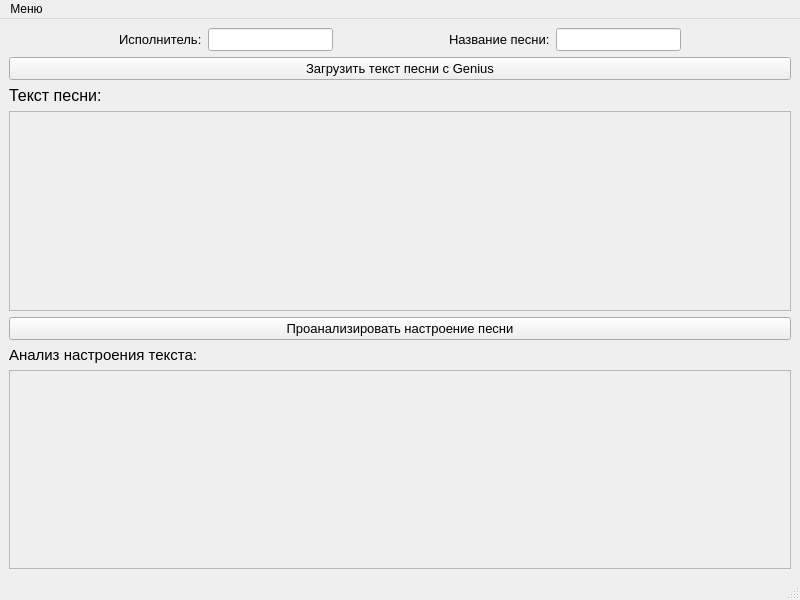
<?xml version="1.0" encoding="UTF-8"?>
<ui version="4.0">
 <class>MainWindow</class>
 <widget class="QMainWindow" name="MainWindow">
  <property name="geometry">
   <rect>
    <x>0</x>
    <y>0</y>
    <width>800</width>
    <height>600</height>
   </rect>
  </property>
  <property name="windowTitle">
   <string>LyricsMood</string>
  </property>
  <property name="windowIcon">
   <iconset>
    <normaloff>lmood.ico</normaloff>lmood.ico</iconset>
  </property>
  <property name="toolButtonStyle">
   <enum>Qt::ToolButtonTextOnly</enum>
  </property>
  <widget class="QWidget" name="centralwidget">
   <layout class="QVBoxLayout" name="verticalLayout">
    <item>
     <layout class="QHBoxLayout" name="horizontalLayout">
      <item>
       <spacer name="horizontalSpacer_3">
        <property name="orientation">
         <enum>Qt::Horizontal</enum>
        </property>
        <property name="sizeHint" stdset="0">
         <size>
          <width>40</width>
          <height>20</height>
         </size>
        </property>
       </spacer>
      </item>
      <item>
       <widget class="QLabel" name="l_artist">
        <property name="font">
         <font>
          <pointsize>10</pointsize>
         </font>
        </property>
        <property name="text">
         <string>Исполнитель:</string>
        </property>
       </widget>
      </item>
      <item>
       <widget class="QLineEdit" name="le_artist">
        <property name="font">
         <font>
          <pointsize>10</pointsize>
         </font>
        </property>
       </widget>
      </item>
      <item>
       <spacer name="horizontalSpacer">
        <property name="orientation">
         <enum>Qt::Horizontal</enum>
        </property>
        <property name="sizeHint" stdset="0">
         <size>
          <width>40</width>
          <height>20</height>
         </size>
        </property>
       </spacer>
      </item>
      <item>
       <widget class="QLabel" name="l_title">
        <property name="font">
         <font>
          <pointsize>10</pointsize>
         </font>
        </property>
        <property name="text">
         <string>Название песни:</string>
        </property>
       </widget>
      </item>
      <item>
       <widget class="QLineEdit" name="le_title">
        <property name="font">
         <font>
          <pointsize>10</pointsize>
         </font>
        </property>
       </widget>
      </item>
      <item>
       <spacer name="horizontalSpacer_2">
        <property name="orientation">
         <enum>Qt::Horizontal</enum>
        </property>
        <property name="sizeHint" stdset="0">
         <size>
          <width>40</width>
          <height>20</height>
         </size>
        </property>
       </spacer>
      </item>
     </layout>
    </item>
    <item>
     <widget class="QPushButton" name="pb_load_lyrics">
      <property name="font">
       <font>
        <pointsize>10</pointsize>
       </font>
      </property>
      <property name="text">
       <string>Загрузить текст песни c Genius</string>
      </property>
     </widget>
    </item>
    <item>
     <widget class="QLabel" name="l_lyrics">
      <property name="font">
       <font>
        <pointsize>12</pointsize>
       </font>
      </property>
      <property name="text">
       <string>Текст песни:</string>
      </property>
     </widget>
    </item>
    <item>
     <widget class="QScrollArea" name="sa_lyrics">
      <property name="widgetResizable">
       <bool>true</bool>
      </property>
      <widget class="QWidget" name="scrollAreaWidgetContents">
       <property name="geometry">
        <rect>
         <x>0</x>
         <y>0</y>
         <width>776</width>
         <height>173</height>
        </rect>
       </property>
       <layout class="QVBoxLayout" name="verticalLayout_2">
        <item>
         <widget class="QLabel" name="t_lyrics">
          <property name="font">
           <font>
            <pointsize>12</pointsize>
           </font>
          </property>
          <property name="text">
           <string/>
          </property>
         </widget>
        </item>
       </layout>
      </widget>
     </widget>
    </item>
    <item>
     <widget class="QPushButton" name="pb_analyze_tone">
      <property name="font">
       <font>
        <pointsize>10</pointsize>
       </font>
      </property>
      <property name="text">
       <string>Проанализировать настроение песни</string>
      </property>
     </widget>
    </item>
    <item>
     <widget class="QLabel" name="l_tone_analysis">
      <property name="font">
       <font>
        <pointsize>11</pointsize>
       </font>
      </property>
      <property name="text">
       <string>Анализ настроения текста:</string>
      </property>
     </widget>
    </item>
    <item>
     <widget class="QScrollArea" name="sa_tone_analysis">
      <property name="widgetResizable">
       <bool>true</bool>
      </property>
      <widget class="QWidget" name="scrollAreaWidgetContents_2">
       <property name="geometry">
        <rect>
         <x>0</x>
         <y>0</y>
         <width>776</width>
         <height>173</height>
        </rect>
       </property>
       <layout class="QVBoxLayout" name="verticalLayout_3">
        <item>
         <widget class="QLabel" name="t_tone_analysis">
          <property name="font">
           <font>
            <pointsize>12</pointsize>
           </font>
          </property>
          <property name="text">
           <string/>
          </property>
         </widget>
        </item>
       </layout>
      </widget>
     </widget>
    </item>
   </layout>
  </widget>
  <widget class="QMenuBar" name="menubar">
   <property name="geometry">
    <rect>
     <x>0</x>
     <y>0</y>
     <width>800</width>
     <height>26</height>
    </rect>
   </property>
   <widget class="QMenu" name="menu">
    <property name="title">
     <string>Меню</string>
    </property>
    <widget class="QMenu" name="m_save_lyrics">
     <property name="font">
      <font>
       <pointsize>10</pointsize>
      </font>
     </property>
     <property name="title">
      <string>Сохранить текст песни как</string>
     </property>
     <addaction name="a_txt"/>
     <addaction name="a_tag"/>
    </widget>
    <addaction name="a_audio_file"/>
    <addaction name="m_save_lyrics"/>
    <addaction name="separator"/>
    <addaction name="a_api"/>
   </widget>
   <addaction name="menu"/>
  </widget>
  <widget class="QStatusBar" name="statusbar"/>
  <action name="a_audio_file">
   <property name="text">
    <string>Аудиофайл..</string>
   </property>
   <property name="font">
    <font>
     <pointsize>10</pointsize>
    </font>
   </property>
  </action>
  <action name="a_api">
   <property name="text">
    <string>Выбор API для анализа..</string>
   </property>
   <property name="font">
    <font>
     <pointsize>10</pointsize>
    </font>
   </property>
  </action>
  <action name="a_tag">
   <property name="text">
    <string>Тег аудиофайла</string>
   </property>
   <property name="font">
    <font>
     <pointsize>10</pointsize>
    </font>
   </property>
  </action>
  <action name="a_txt">
   <property name="text">
    <string>Текстовый файл (.txt)</string>
   </property>
   <property name="font">
    <font>
     <pointsize>10</pointsize>
    </font>
   </property>
  </action>
 </widget>
 <resources/>
 <connections/>
</ui>
